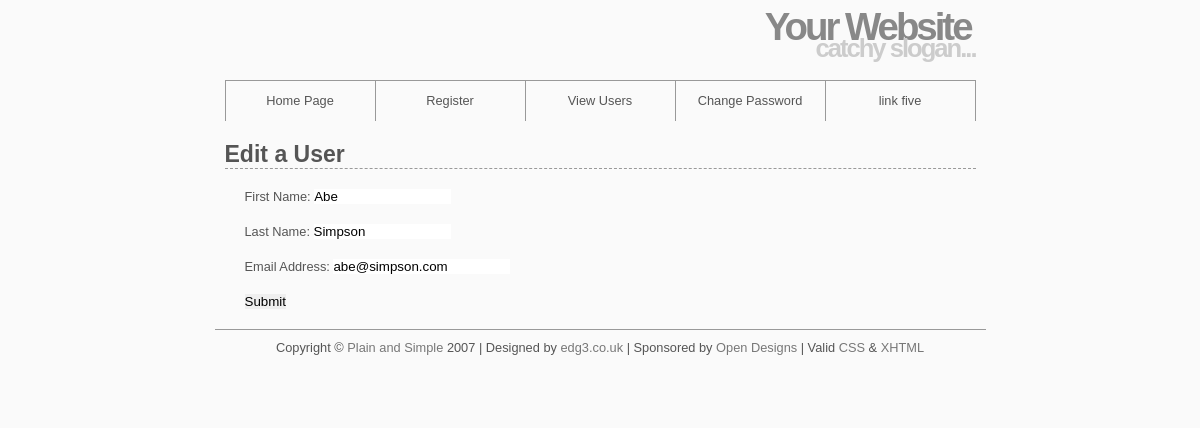
Page /ch09/edit_user.php?id=26 on the committed database.
### tables this page shows
CREATE TABLE users (
user_id MEDIUMINT UNSIGNED NOT NULL AUTO_INCREMENT,
first_name VARCHAR(20) NOT NULL,
last_name VARCHAR(40) NOT NULL,
email VARCHAR(80) NOT NULL,
pass CHAR(40) NOT NULL,
registration_date DATETIME NOT NULL,
PRIMARY KEY (user_id)
);

### ch09/edit_user.php (the view, shortened to what this page needs)
<?php
echo '<h1>Edit a User</h1>';
if ( (isset($_GET['id'])) && (is_numeric($_GET['id'])) ) {
	$id = $_GET['id'];
} elseif ( (isset($_POST['id'])) && (is_numeric($_POST['id'])) ) {
	$id = $_POST['id'];
} else {
	echo '<p class="error">This page has been accessed in error.</p>';
	include ('includes/footer.html');
	exit();
}
require_once ('../mysqli_connect.php');
$q = "SELECT first_name, last_name, email FROM users WHERE user_id=$id";
$r = @mysqli_query ($dbc, $q);
if (mysqli_num_rows($r) == 1) {
	$row = mysqli_fetch_array ($r, MYSQLI_NUM);
	echo '<form action="edit_user.php" method="post">
<p>First Name: <input type="text" name="first_name" size="15" maxlength="15" value="' . $row[0] . '" /></p>
<p>Last Name: <input type="text" name="last_name" size="15" maxlength="30" value="' . $row[1] . '" /></p>
<p>Email Address: <input type="text" name="email" size="20" maxlength="40" value="' . $row[2] . '"  /> </p>
<p><input type="submit" name="submit" value="Submit" /></p>
<input type="hidden" name="submitted" value="TRUE" />
<input type="hidden" name="id" value="' . $id . '" />
</form>';
} else {
	echo '<p class="error">This page has been accessed in error.</p>';
}
?>

### ch09/includes/style.css (style rules this page uses)
* { border:0; margin:0; padding:0; }
a { color:#777; text-decoration:none; }
body { background:#fafafa; color:#555; font:0.8em Arial, Helvetica, "bitstream vera sans", sans-serif; }
#header { border-bottom:1px solid #999; height:80px; margin:0 auto; width:751px; }
#header h1 { color:#888; font-size:300%; letter-spacing:-3px; text-align:right; padding:5px; margin-bottom:-20px; }
#header h2 { color:#CCC; font-size:200%; letter-spacing:-2px; text-align:right; }
#navigation { background:#fafafa; border-right:1px solid #999; margin:0 auto; width:750px; height:40px; list-style:none; }
#navigation li { border-left:1px solid #999; float:left; width:149px; list-style:none; }
#navigation a { color:#555; display:block; line-height:40px; text-align:center; }
#content { height:auto; margin:0 auto; padding:0 0 20px; width:751px; }
#content h1 { border-bottom:1px dashed #999; font-size:1.8em; padding:20px 0 0; }
#content p { padding:20px 20px 0; }
#footer { border-top:1px solid #999; height:50px; margin:0 auto; padding:10px; text-align:center; width:751px; }

### rows in the picture
users: first_name "Abe", last_name "Simpson", email "abe@simpson.com"
